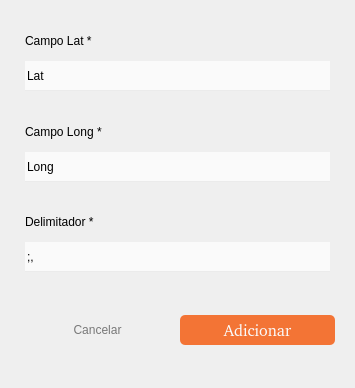
<?xml version="1.0" encoding="UTF-8"?>
<ui version="4.0">
 <class>Form</class>
 <widget class="QWidget" name="Form">
  <property name="geometry">
   <rect>
    <x>0</x>
    <y>0</y>
    <width>355</width>
    <height>388</height>
   </rect>
  </property>
  <property name="windowTitle">
   <string>Form</string>
  </property>
  <property name="styleSheet">
   <string notr="true">QLineEdit{
	border: none;
	border-bottom: 1px solid;
	border-bottom-color: rgb(235, 235, 235);
	background-color: rgb(250, 250, 250);
	font: 10pt url(:/plugins/StaraMaps/Roboto-Regular.ttf);
}

QLineEdit::hover{
	border-bottom: 2px solid;
	border-bottom-color: rgb(225, 225, 225);
}

QLineEdit:focus{
	border-bottom-color: rgb(243, 116, 53);
}

QLineEdit:disabled{
	background-color: rgb(230, 230, 230);
}
</string>
  </property>
  <layout class="QVBoxLayout" name="verticalLayout_2">
   <property name="spacing">
    <number>5</number>
   </property>
   <property name="leftMargin">
    <number>10</number>
   </property>
   <property name="topMargin">
    <number>10</number>
   </property>
   <property name="rightMargin">
    <number>10</number>
   </property>
   <property name="bottomMargin">
    <number>10</number>
   </property>
   <item>
    <widget class="QFrame" name="frame">
     <property name="styleSheet">
      <string notr="true">#frame{
	border-radius: 10px;
}</string>
     </property>
     <property name="frameShape">
      <enum>QFrame::NoFrame</enum>
     </property>
     <property name="frameShadow">
      <enum>QFrame::Raised</enum>
     </property>
     <layout class="QVBoxLayout" name="verticalLayout">
      <property name="spacing">
       <number>5</number>
      </property>
      <property name="leftMargin">
       <number>5</number>
      </property>
      <property name="topMargin">
       <number>5</number>
      </property>
      <property name="rightMargin">
       <number>5</number>
      </property>
      <property name="bottomMargin">
       <number>5</number>
      </property>
      <item>
       <layout class="QVBoxLayout" name="verticalLayout_3">
        <property name="leftMargin">
         <number>10</number>
        </property>
        <property name="topMargin">
         <number>10</number>
        </property>
        <property name="rightMargin">
         <number>10</number>
        </property>
        <property name="bottomMargin">
         <number>10</number>
        </property>
        <item>
         <widget class="QLabel" name="talLabel">
          <property name="styleSheet">
           <string notr="true"/>
          </property>
          <property name="text">
           <string>Campo Lat *</string>
          </property>
         </widget>
        </item>
        <item>
         <widget class="QLineEdit" name="latLineEdit">
          <property name="minimumSize">
           <size>
            <width>0</width>
            <height>30</height>
           </size>
          </property>
          <property name="styleSheet">
           <string notr="true"/>
          </property>
          <property name="text">
           <string>Lat</string>
          </property>
         </widget>
        </item>
       </layout>
      </item>
      <item>
       <layout class="QVBoxLayout" name="verticalLayout_4">
        <property name="leftMargin">
         <number>10</number>
        </property>
        <property name="topMargin">
         <number>10</number>
        </property>
        <property name="rightMargin">
         <number>10</number>
        </property>
        <property name="bottomMargin">
         <number>10</number>
        </property>
        <item>
         <widget class="QLabel" name="talLabel_2">
          <property name="styleSheet">
           <string notr="true"/>
          </property>
          <property name="text">
           <string>Campo Long *</string>
          </property>
         </widget>
        </item>
        <item>
         <widget class="QLineEdit" name="longLineEdit">
          <property name="minimumSize">
           <size>
            <width>0</width>
            <height>30</height>
           </size>
          </property>
          <property name="styleSheet">
           <string notr="true"/>
          </property>
          <property name="text">
           <string>Long</string>
          </property>
         </widget>
        </item>
       </layout>
      </item>
      <item>
       <layout class="QVBoxLayout" name="verticalLayout_5">
        <property name="leftMargin">
         <number>10</number>
        </property>
        <property name="topMargin">
         <number>10</number>
        </property>
        <property name="rightMargin">
         <number>10</number>
        </property>
        <property name="bottomMargin">
         <number>10</number>
        </property>
        <item>
         <widget class="QLabel" name="talLabel_3">
          <property name="styleSheet">
           <string notr="true"/>
          </property>
          <property name="text">
           <string>Delimitador *</string>
          </property>
         </widget>
        </item>
        <item>
         <widget class="QLineEdit" name="delimiterLineEdit">
          <property name="minimumSize">
           <size>
            <width>0</width>
            <height>30</height>
           </size>
          </property>
          <property name="styleSheet">
           <string notr="true"/>
          </property>
          <property name="text">
           <string>;, </string>
          </property>
         </widget>
        </item>
       </layout>
      </item>
      <item>
       <widget class="QFrame" name="frame_2">
        <property name="frameShape">
         <enum>QFrame::NoFrame</enum>
        </property>
        <property name="frameShadow">
         <enum>QFrame::Raised</enum>
        </property>
        <layout class="QHBoxLayout" name="horizontalLayout">
         <property name="spacing">
          <number>5</number>
         </property>
         <property name="leftMargin">
          <number>5</number>
         </property>
         <property name="topMargin">
          <number>5</number>
         </property>
         <property name="rightMargin">
          <number>5</number>
         </property>
         <property name="bottomMargin">
          <number>5</number>
         </property>
         <item>
          <widget class="QPushButton" name="cancelPushButton">
           <property name="minimumSize">
            <size>
             <width>120</width>
             <height>30</height>
            </size>
           </property>
           <property name="styleSheet">
            <string notr="true">QPushButton{
	border: none;
	color: rgb(120, 120, 120);
	font: 12pt url(:/plugins/StaraMaps/Roboto-Regular.ttf);
}

QPushButton::hover{
	color: rgb(100, 100, 100);
}
</string>
           </property>
           <property name="text">
            <string>Cancelar</string>
           </property>
          </widget>
         </item>
         <item>
          <widget class="QPushButton" name="addPushButton">
           <property name="minimumSize">
            <size>
             <width>0</width>
             <height>30</height>
            </size>
           </property>
           <property name="maximumSize">
            <size>
             <width>200</width>
             <height>16777215</height>
            </size>
           </property>
           <property name="font">
            <font>
             <family>:/plugins/StaraMaps/Roboto-Regular.ttf</family>
             <pointsize>12</pointsize>
             <weight>50</weight>
             <italic>false</italic>
             <bold>false</bold>
            </font>
           </property>
           <property name="styleSheet">
            <string notr="true">QPushButton{
	background-color: rgb(243, 116, 53);
	border: none;	
	color: rgb(250, 250, 250);
	border-radius: 5px;
	font: 12pt url(:/plugins/StaraMaps/Roboto-Regular.ttf);
}

QPushButton::hover{
	background-color: rgb(233, 106, 43);
}

QPushButton::pressed{
	background-color: rgb(223, 96, 33);
}</string>
           </property>
           <property name="text">
            <string>Adicionar</string>
           </property>
          </widget>
         </item>
        </layout>
       </widget>
      </item>
     </layout>
    </widget>
   </item>
  </layout>
 </widget>
 <resources/>
 <connections/>
</ui>
